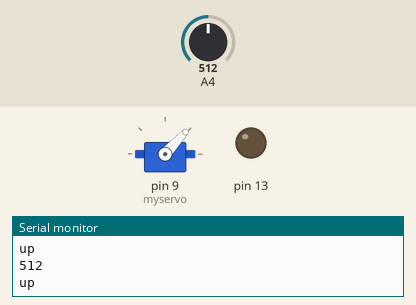
This sketch was run on a simulated Arduino Uno, built with avr-gcc and run on an emulated ATmega328P. Shown: servo, output pins drawn as LEDs (lit = HIGH), the last lines printed to the serial monitor. The inputs (shaded band) are chosen by the test bench; at power-on: A4 = 512.

Above: at 0.9 s.
1.4 s: A4 set to 587
4.4 s: A4 set to 617
At 4.4 s:
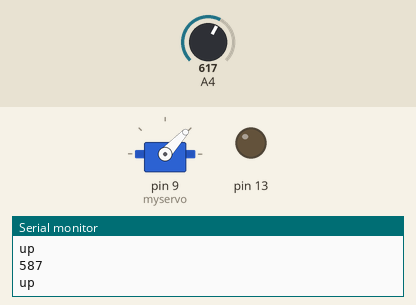
Timing chart, 0 to 7.4 s (numbered marks = the images above; inputs shaded):
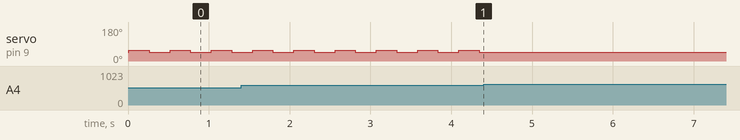

The sketch:

OfflineDino.ino
```cpp
#include <Servo.h>
int ldrValue=0;
int threshold= 600;
int release_angle=47  ;
int press_angle=57 ;
Servo myservo;

void setup() {
  Serial.begin(9600);
  pinMode(13,OUTPUT);
  myservo.attach(9);
  myservo.write(release_angle);
}

void loop() {
  ldrValue=analogRead(A4);
  Serial.println(ldrValue);
  myservo.write(release_angle);
  delay(10);

  if(ldrValue>threshold)
  {
    digitalWrite(13 ,LOW );
  }
  else
  {

     //digitalWrite(13 ,HIGH );
     Serial.println("up");
     myservo.write(press_angle);
     delay(250)  ;
     myservo.write(release_angle);
     delay(250);  }

}
```

Measured:
- the behaviour switches between 600 and 601 on A4 (found by bisection; images 0 and 1)
- after the input at 4.4 s, servo on pin 9 (myservo): stops changing and stays 47°
- by itself, servo on pin 9 (myservo): alternates 57° for 0.25 s and 47° for 0.26 s
